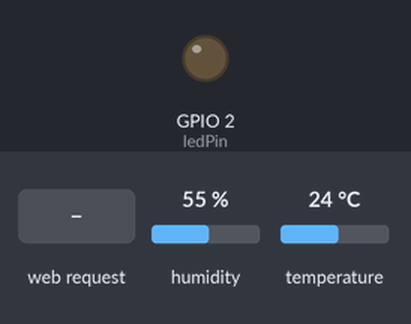
This sketch was run on a simulated ESP32. On the bench: output pins drawn as LEDs (lit = HIGH). Inputs (shaded band) come from the test bench; at power-on: humidity 55 %, temperature 24 °C. WiFi joins after 1.5 s; servers stay silent unless stated; what the sketch prints to the serial monitor is not drawn.

Above: at 2.7 s.
2.8 s: HTTP request GET /LED=ON received
At 4.1 s:
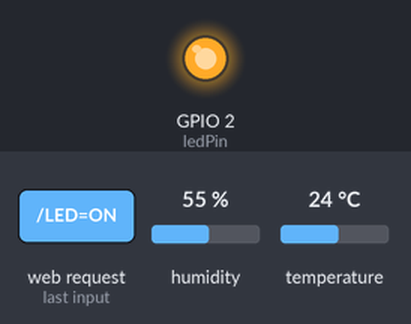
5.3 s: HTTP request GET /LED=OFF received
At 7.2 s:
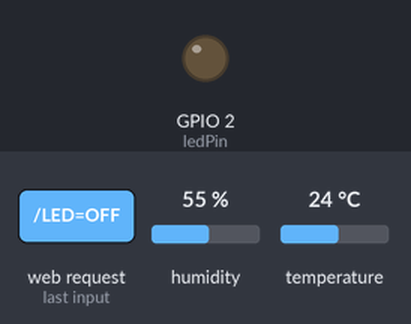
Timing chart, 0 to 8.7 s (numbered marks = the images above; inputs shaded):
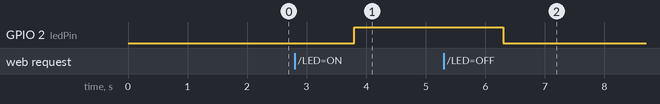

The sketch:

esp32_smart_control.ino
```cpp
#include <WiFi.h>
#include "DHT.h"

const char* ssid = "YOUR_WIFI";
const char* password = "YOUR_PASSWORD";
String apiKey = "YOUR_API_KEY";

WiFiServer server(80);

int ledPin = 2;
const int pwmFreq = 5000;
const int pwmResolution = 8;

#define DHTPIN 4
#define DHTTYPE DHT11
DHT dht(DHTPIN, DHTTYPE);

unsigned long lastUpdate = 0;

void setup() {
  Serial.begin(115200);
  ledcAttach(ledPin, pwmFreq, pwmResolution);
  dht.begin();

  WiFi.begin(ssid, password);
  while (WiFi.status() != WL_CONNECTED) {
    delay(500);
    Serial.println("Connecting...");
  }

  Serial.println("WiFi connected");
  Serial.println(WiFi.localIP());
  server.begin();
}

void loop() {

  // ThingSpeak Upload every 15s
  if (millis() - lastUpdate > 15000) {
    lastUpdate = millis();

    float temp = dht.readTemperature();
    float hum  = dht.readHumidity();

    if (!isnan(temp) && !isnan(hum)) {
      WiFiClient tsClient;
      if (tsClient.connect("api.thingspeak.com", 80)) {
        String url = "/update?api_key=" + apiKey;
        url += "&field1=" + String(temp);
        url += "&field2=" + String(hum);

        tsClient.print(String("GET ") + url + " HTTP/1.1\r\n" +
                       "Host: api.thingspeak.com\r\n" +
                       "Connection: close\r\n\r\n");

        Serial.println("Sent to ThingSpeak");
        Serial.print("Temp: "); Serial.print(temp);
        Serial.print(" | Hum: "); Serial.println(hum);
      }
    } else {
      Serial.println("DHT read failed");
    }
  }

  // Web Server
  WiFiClient client = server.available();

  if (client) {
    String request = client.readString();

    // ✅ JSON endpoint for live data
    if (request.indexOf("GET /data") >= 0) {
      float temp = dht.readTemperature();
      float hum  = dht.readHumidity();

      client.println("HTTP/1.1 200 OK");
      client.println("Content-Type: application/json");
      client.println("Connection: close");
      client.println();

      client.print("{\"temp\":");
      client.print(isnan(temp) ? "null" : String(temp, 1));
      client.print(",\"hum\":");
      client.print(isnan(hum)  ? "null" : String(hum, 1));
      client.print("}");

      client.stop();
      return;
    }

    // LED ON/OFF
    if (request.indexOf("/LED=ON") != -1)  ledcWrite(ledPin, 255);
    if (request.indexOf("/LED=OFF") != -1) ledcWrite(ledPin, 0);

    // Brightness
    if (request.indexOf("/brightness?value=") != -1) {
      int idx = request.indexOf("value=") + 6;
      int brightness = request.substring(idx).toInt();
      ledcWrite(ledPin, brightness);
    }

    client.println("HTTP/1.1 200 OK");
    client.println("Content-Type: text/html; charset=utf-8");
    client.println("Connection: close");
    client.println();

    client.println(R"rawliteral(
<!DOCTYPE html>
<html lang="en">
<head>
  <meta charset="UTF-8"/>
  <meta name="viewport" content="width=device-width, initial-scale=1.0"/>
  <title>ESP32 Smart Control</title>
  <style>
    * { margin: 0; padding: 0; box-sizing: border-box; }

    body {
      min-height: 100vh;
      display: flex;
      align-items: center;
      justify-content: center;
      background: #0f0f0f;
      font-family: 'Segoe UI', Arial, sans-serif;
      color: #fff;
    }

    .card {
      background: #1a1a1a;
      border: 1px solid #2a2a2a;
      border-radius: 24px;
      padding: 48px 56px;
      text-align: center;
      width: 380px;
      box-shadow: 0 8px 32px rgba(0,0,0,0.5);
    }

    h1 {
      font-size: 1.6rem;
      letter-spacing: 1px;
      color: #fff;
      margin-bottom: 8px;
    }

    #status {
      font-size: 0.85rem;
      letter-spacing: 2px;
      text-transform: uppercase;
      margin-bottom: 28px;
      color: #d50000;
    }
    #status.on  { color: #00c853; }

    .btn-row {
      display: flex;
      gap: 16px;
      justify-content: center;
      margin-bottom: 28px;
    }

    .btn {
      flex: 1;
      padding: 14px 0;
      font-size: 1rem;
      font-weight: 600;
      letter-spacing: 1px;
      border: none;
      border-radius: 12px;
      cursor: pointer;
      transition: opacity 0.2s, transform 0.1s;
    }

    .btn:hover  { opacity: 0.85; }
    .btn:active { transform: scale(0.97); }
    .on  { background: #00c853; color: #fff; }
    .off { background: #d50000; color: #fff; }

    .section-label {
      font-size: 0.75rem;
      letter-spacing: 2px;
      text-transform: uppercase;
      color: #555;
      margin-bottom: 12px;
    }

    input[type=range] {
      -webkit-appearance: none;
      width: 100%;
      height: 6px;
      background: #333;
      border-radius: 3px;
      outline: none;
      margin-bottom: 28px;
    }

    input[type=range]::-webkit-slider-thumb {
      -webkit-appearance: none;
      width: 20px; height: 20px;
      background: #ff6b35;
      border-radius: 50%;
      cursor: pointer;
    }

    /* ✅ Sensor cards row */
    .sensor-row {
      display: flex;
      gap: 12px;
      margin-bottom: 16px;
    }

    .sensor-card {
      flex: 1;
      background: #111;
      border: 1px solid #222;
      border-radius: 14px;
      padding: 16px 12px;
    }

    .sensor-card.temp { border-top: 3px solid #ff6b35; }
    .sensor-card.hum  { border-top: 3px solid #00b4d8; }

    .sensor-icon  { font-size: 1.5rem; margin-bottom: 6px; }

    .sensor-label {
      font-size: 0.65rem;
      letter-spacing: 2px;
      text-transform: uppercase;
      color: #555;
      margin-bottom: 6px;
    }

    .sensor-value {
      font-size: 1.6rem;
      font-weight: 700;
    }

    .sensor-card.temp .sensor-value { color: #ff6b35; }
    .sensor-card.hum  .sensor-value { color: #00b4d8; }

    .sensor-unit {
      font-size: 0.85rem;
      color: #666;
      margin-left: 2px;
    }

    .thingspeak-box {
      background: #111;
      border: 1px solid #222;
      border-radius: 14px;
      padding: 14px;
    }

    .thingspeak-box h2 {
      font-size: 0.9rem;
      font-weight: 600;
      color: #00b4d8;
      margin-bottom: 4px;
    }

    .thingspeak-box p {
      font-size: 0.75rem;
      color: #555;
    }

    .dot {
      display: inline-block;
      width: 8px; height: 8px;
      background: #00e676;
      border-radius: 50%;
      margin-right: 6px;
      animation: pulse 1.5s infinite;
    }

    @keyframes pulse {
      0%,100% { opacity:1; }
      50%      { opacity:0.2; }
    }
  </style>
</head>
<body>
  <div class="card">
    <h1>ESP32 Smart Control</h1>
    <p id="status">&#9679; Status: OFF</p>

    <div class="btn-row">
      <button class="btn on"  onclick="toggleLED('on')">ON</button>
      <button class="btn off" onclick="toggleLED('off')">OFF</button>
    </div>

    <div class="section-label">Brightness</div>
    <input type="range" min="0" max="255" value="0"
           oninput="setBrightness(this.value)">

    <!-- ✅ Live sensor cards -->
    <div class="sensor-row">
      <div class="sensor-card temp">
        <div class="sensor-icon">&#x1F321;</div>
        <div class="sensor-label">Temperature</div>
        <div class="sensor-value">
          <span id="temp">--</span>
          <span class="sensor-unit">°C</span>
        </div>
      </div>
      <div class="sensor-card hum">
        <div class="sensor-icon">&#x1F4A7;</div>
        <div class="sensor-label">Humidity</div>
        <div class="sensor-value">
          <span id="hum">--</span>
          <span class="sensor-unit">%</span>
        </div>
      </div>
    </div>

    <div class="thingspeak-box">
      <h2>Temperature &amp; Humidity</h2>
      <p><span class="dot"></span>Logging to ThingSpeak every 15s</p>
    </div>
  </div>

  <script>
    function toggleLED(state) {
      fetch('/LED=' + state.toUpperCase());
      const s = document.getElementById('status');
      s.innerHTML = '&#9679; Status: ' + state.toUpperCase();
      s.className  = state === 'on' ? 'on' : '';
    }

    function setBrightness(value) {
      fetch('/brightness?value=' + value);
    }

    // ✅ Fetch live sensor data every 3 seconds
    function updateSensors() {
      fetch('/data')
        .then(res => res.json())
        .then(data => {
          document.getElementById('temp').innerText = data.temp !== null ? data.temp : '--';
          document.getElementById('hum').innerText  = data.hum  !== null ? data.hum  : '--';
        })
        .catch(() => {
          document.getElementById('temp').innerText = '--';
          document.getElementById('hum').innerText  = '--';
        });
    }

    setInterval(updateSensors, 3000);
    updateSensors();
  </script>
</body>
</html>
)rawliteral");

    client.stop();
  }
}
```

Measured:
- after the input at 2.8 s, GPIO 2 (ledPin): LOW → HIGH after 1.0 s
- after the input at 5.3 s, GPIO 2 (ledPin): HIGH → LOW after 1.0 s
